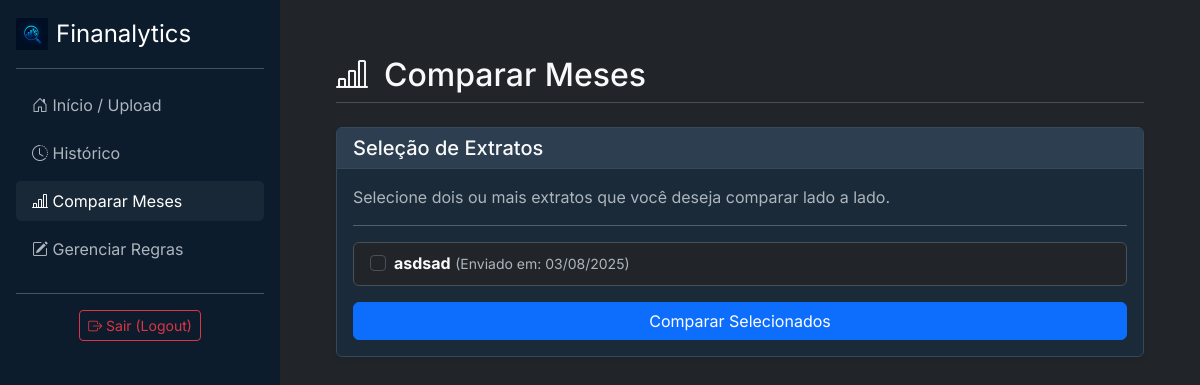
The page /comparar/ (signed in) on the database as committed earlier.
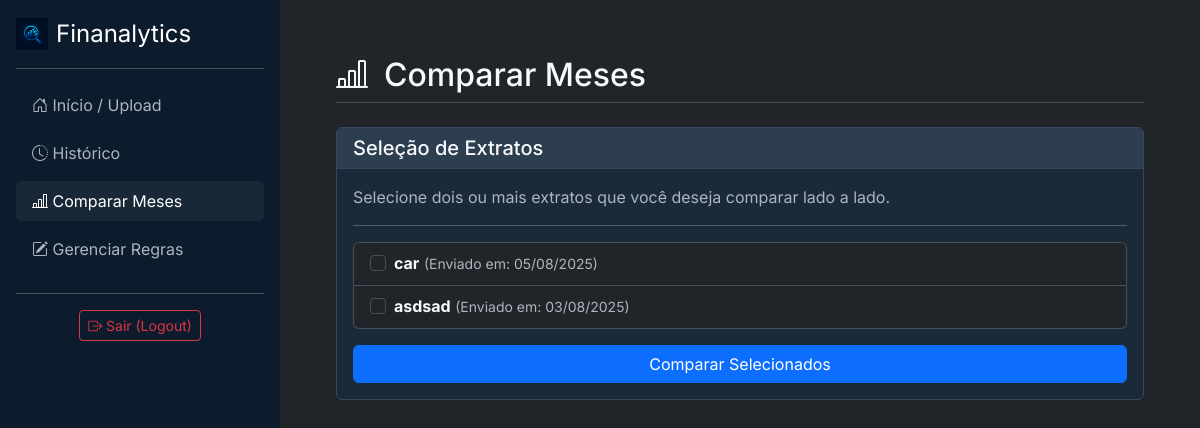
The same page on the database as committed later.
### analisador/models.py (models this page shows, shortened)
class Extrato(models.Model):
    usuario = models.ForeignKey(User, on_delete=models.CASCADE)
    mes_referencia = models.CharField(max_length=50, help_text="Ex: Julho/2025")
    data_upload = models.DateTimeField(auto_now_add=True) # Salva a data do upload automaticamente

### analisador/views.py (the view, shortened to what this page needs)
# urls.py: path('comparar/', views.comparar_extratos, name='comparar'),
@login_required
def comparar_extratos(request):
    extratos = Extrato.objects.filter(usuario=request.user).order_by('-data_upload')
    contexto = {
        'extratos': extratos,
        'active_page': 'comparar'
    }
    return render(request, 'analisador/comparar.html', contexto)

### analisador/templates/analisador/comparar.html (shortened to what this page needs)
{% extends 'analisador/base.html' %}
{% block content %}
    <div class="d-flex justify-content-between align-items-center mb-4 pb-2 border-bottom">
        <h1 class="h2 mb-0"><i class="bi bi-bar-chart-line me-3"></i>Comparar Meses</h1>
    </div>
    <div class="card shadow-sm">
        <div class="card-header">
            <h5 class="card-title mb-0">Seleção de Extratos</h5>
        </div>
        <div class="card-body">
            <p class="card-text text-muted">Selecione dois ou mais extratos que você deseja comparar lado a lado.</p>
            <hr>
            <form method="POST">
                {% if extratos %}
                    <ul class="list-group mb-3">
                        {% for extrato in extratos %}
                            <li class="list-group-item">
                                <div class="form-check">
                                    <input class="form-check-input" type="checkbox" name="extratos_selecionados" value="{{ extrato.id }}" id="extrato-{{ extrato.id }}">
                                    <label class="form-check-label" for="extrato-{{ extrato.id }}">
                                        <strong>{{ extrato.mes_referencia }}</strong>
                                        <small class="text-muted">(Enviado em: {{ extrato.data_upload|date:"d/m/Y" }})</small>
                                    </label>
                                </div>
                            </li>
                        {% endfor %}
                    </ul>
                    <button type="submit" class="btn btn-primary w-100">Comparar Selecionados</button>
                {% else %}
                    <p class="text-center text-muted">Você precisa ter pelo menos dois extratos enviados para poder comparar. <a href="{% url 'home' %}">Faça um novo upload</a>.</p>
                {% endif %}
            </form>
        </div>
    </div>
{% endblock %}

Rows that differ between the two databases and show on the page:
added Extrato: mes_referencia "car", data_upload "05/08/2025"
